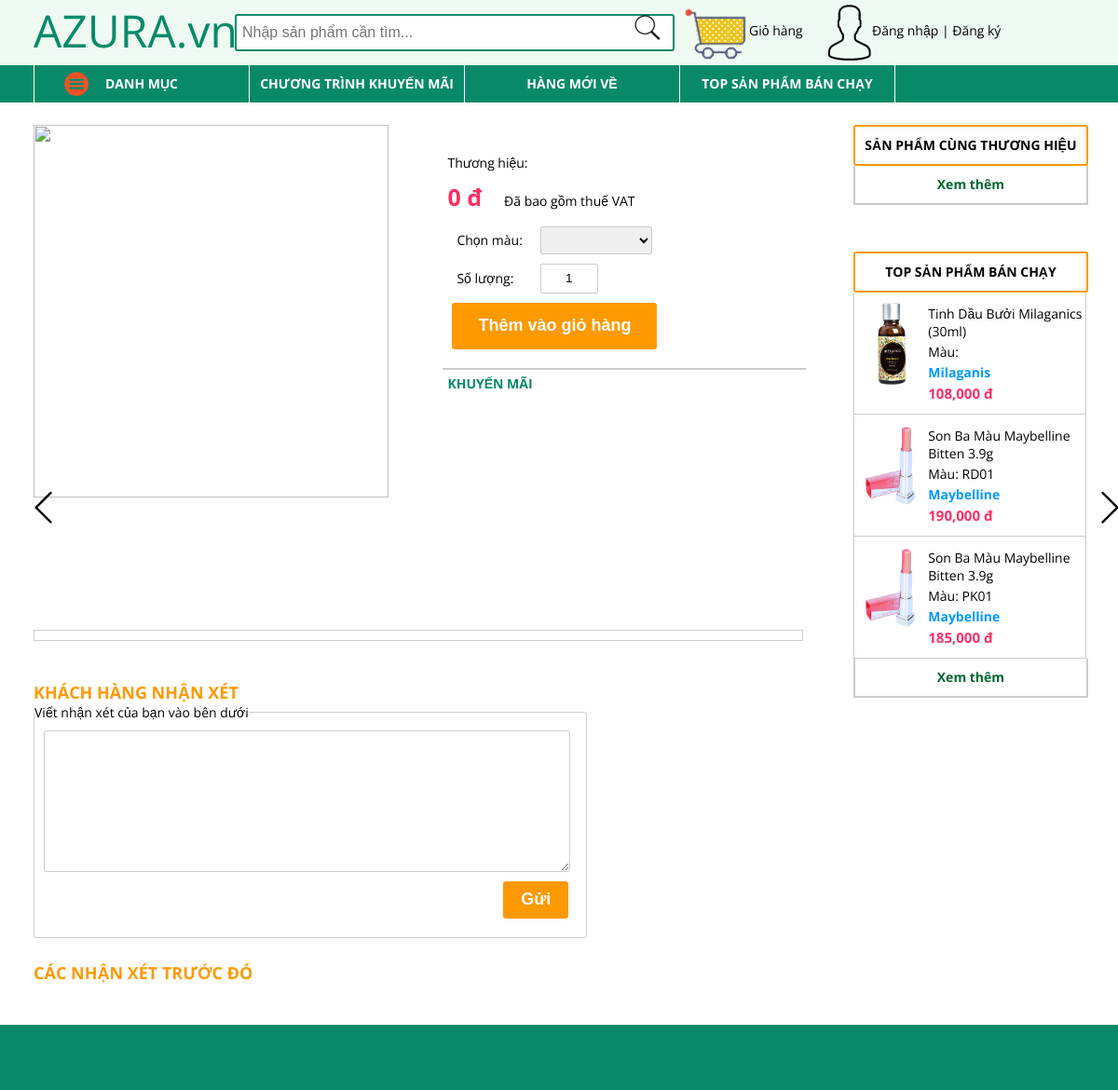
Page /old/product-detail.php on the committed database.
### tables this page shows
CREATE TABLE `sanpham` (
  `MaSP` varchar(50) NOT NULL,
  `TenSP` varchar(200) NOT NULL,
  `DonViTinh` varchar(20) NOT NULL,
  `TrongLuong` varchar(20) NOT NULL,
  `ThuongHieu` varchar(50) NOT NULL,
  `NgaySX` date NOT NULL,
  `HanSuDung` date NOT NULL,
  `QuyCachDongGoi` varchar(100) NOT NULL,
  `GiaDeXuat` double NOT NULL,
  `MoTa` text NOT NULL,
  `Thue` int(11) NOT NULL,
  `GiaBan` double NOT NULL,
  `MaNCC` varchar(20) NOT NULL,
  `MaDM` varchar(20) NOT NULL,
  `MaKM` varchar(20) NOT NULL,
  `GiaNhap` double NOT NULL,
  `NgayNhap` datetime NOT NULL,
  `LuotMua` int(11) NOT NULL,
  `TrangThai` tinyint(1) NOT NULL
);

CREATE TABLE `hinhanh` (
  `MaHA` varchar(20) NOT NULL,
  `DuongDan` varchar(100) NOT NULL,
  `MaSP` varchar(50) NOT NULL
);

### old/product-detail.php (the view, shortened to what this page needs)
<!DOCTYPE html PUBLIC "-//W3C//DTD XHTML 1.0 Transitional//EN" "http://www.w3.org/TR/xhtml1/DTD/xhtml1-transitional.dtd">
	<html xmlns="http://www.w3.org/1999/xhtml">
    <head>
        <link type="text/css" rel='stylesheet' href="style.css"/>
<?php
	include_once('module/header.php');
	$list_ha = array();
	$sp = mysql_query("select masp, tensp, donvitinh, mota, trongluong, thuonghieu, makm, giadexuat, giaban, madm, makm from sanpham where masp = '$id'");
	$re_sp = mysql_fetch_assoc($sp);
?>
	<div class = 'wrap-left-protail'>
		<div class = 'product-content'>
			<div class = 'product-image'>
				<div class = 'img-big'>
					<img id = 'img-large' src="image/mypham/<?php echo $list_ha[0]  ?>"/>
				</div>
                <button class = 'arrow-left'  data-id = 'km'></button>
                <div class = 'img-sml'>
				</div>
                <button class = 'arrow-right'  data-id = 'km'></button>
			</div>
			<div class = 'product-normal'>
				<p class="product-name-detail"><?php echo $re_sp['tensp'] ?></p>
            <p>Thương hiệu: <span class="text-highlight"><?php echo $re_sp['thuonghieu'] ?></span></p>
                <p><span class = 'product-price-detail'><?php echo number_format($re_sp['giaban']) ?> đ</span> Đã bao gồm thuế VAT</p>
                <table cellspacing="10px">
                	<?php
						$list_ctsp = array();
					?>
                <form action = "cart.php" method="post">
                	<?php
						if(count($list_ctsp)==1 && $list_ctsp[0]['mausac'] == "")
						{
							echo "<input type='hidden' name='ctsp' value='".$list_ctsp[0]['ctsp']."'/>";
						}
						else
						{
					?>
                	<tr>
                    	<td><p>Chọn màu:</p></td>
                        <td><select  name='ctsp' class='cbb-pro'>
                        </select></td>
                    </tr>
                    <?php
						}
					?>
                    <tr>
                    	<td><p>Số lượng:</p></td>
                        <td><input type='text' value='1' name='soluong' id='txt-soluong' onKeyPress="check_soluong"/></td>
                    </tr>
                    <tr>
                    	<td colspan="2"><input id='btn-add-cart' type='submit' value="Thêm vào giỏ hàng"/></td>
                    </tr>
                </form>
                </table>
     			<hr />
                <?php
					if($re_sp['makm'] != '000')
					{
						$re_km = mysql_fetch_assoc($re_km);
				?>
                <p class='title-general'>KHUYẾN MÃI</p>
             	<p><?php $re_km['mota'] ?></p>
                <?php
					}
				?>
			</div>
		</div>
		<div class = 'product-info'>
		</div>
        <div id = 'comment'>
        	<p style='font-size: 18px; font-weight: bold; color: #F90;	'>KHÁCH HÀNG NHẬN XÉT</p>
    	<form  action="product-detail.php?id=<?php echo $id ?>">
            <fieldset>
                <legend>Viết nhận xét của bạn vào bên dưới</legend>
                    <textarea class='com-mess'></textarea>
                	<input type = 'submit' class='com-submit' data-id="<?php echo $id ?>" value="Gửi"/>
            </fieldset>
        </form>
            <p style='font-size: 18px; font-weight: bold; color: #F90;	margin-top: 3%;'>CÁC NHẬN XÉT TRƯỚC ĐÓ</p>
        </div>
	</div>
	<div class = 'wrap-right-protail'>
    	<div class="list-pro">
            <div class = 'list-item-title'>
            	SẢN PHẨM CÙNG THƯƠNG HIỆU
            </div>
            <div class='pro-xemthem'>
            	<a href='#'>Xem thêm</a>
            </div>
        </div>
        <div class="list-pro">
            <div class = 'list-item-title'>
            	TOP SẢN PHẨM BÁN CHẠY
            </div>
            <?php
				$sql = "	select	sp.masp, tensp, mausac, ctsp.giaban, ctsp.giadexuat, thuonghieu, sum(cthd.soluong) as 'tong'
							from	sanpham sp, chitietsanpham ctsp, chitiethoadon cthd
							where	sp.masp = ctsp.masp and ctsp.mactsp = cthd.mactsp and sp.trangthai = 1
							group by ctsp.mactsp
							order by sum(cthd.soluong) desc";
				$banchay = mysql_query($sql);
				while($re_banchay = mysql_fetch_assoc($banchay))
				{
					$ha = mysql_query("select duongdan from hinhanh where masp = '".$re_banchay['masp']."' limit 0,1");
					$re_ha = mysql_fetch_assoc($ha);
			?>
           	<div class = 'pro-sml'>
                <img src="image/mypham/<?php echo $re_ha['duongdan'] ?>"/>
                <div>
                	<p><?php echo $re_banchay['tensp'] ?></p>
                    <p>Màu: <?php echo $re_banchay['mausac'] ?></p>
                    <p class="text-highlight"><?php echo $re_banchay['thuonghieu'] ?></p>
                    <p class="product-price-home"><?php echo number_format($re_banchay['giaban']) ?> đ</p>
                    <p><strike><?php if($re_banchay['giadexuat'] == $re_banchay['giaban'])  echo ""; else echo number_format($re_banchay['giadexuat'])."đ"; ?></strike></p>
                </div>
            </div>
            <?php
				}
			?>
            <div class='pro-xemthem'>
            	<a href='#'>Xem thêm</a>
            </div>
        </div>
	</div>
<?php
	include_once('module/bottom.php');
?>

### style.css (style rules this page uses)
body { font-size: 14px; font-family: 'Open Sans', arial, tahoma, sans-serif; }
* { padding:0; margin:0 }
input[type='submit'], input[type='button'] { cursor: pointer; }
.list-item-title { width: 100%; height: 40px; border:solid 2px #FACC2E; border-radius: 3px; line-height: 40px; border-left: none; border-right: none; }
.arrow-left, .arrow-right { position: absolute; width: 2%; height: 10%; border: none; top: 45%; background: #CCC; padding: 1%; }
.arrow-right { right: 0%; background: url(image/arrow-right.png) no-repeat; }
.arrow-left { background: url(image/arrow-left.png) no-repeat; }
.product-name-home, .product-name-detail, .product-mausac { color: #088A68; font-size: 13px;margin-top: 4%; }
.product-price-home, .product-price-detail { color: #FE2E64 ; font-size: 15px; font-weight: bold; margin-right: 20px; }
.wrap-left-protail { width: 75%; float: left; }
.wrap-right-protail { width: 22%; float: right; }
.product-content { width: 98%; height: 500px; }
.product-image { width: 51%; float: left; }
.img-sml { width: 100%; height: 120px; }
.img-big { width: 90%; height: 400px; }
.img-big img { width: 100%; height: 100%; }
.product-normal { width: 47%; float: right; height: 470px; }
.product-normal p { padding: 5px; }
.product-normal hr { border: solid 1px #CCC; margin-top: 10px; }
.product-info { width: 95%; border: solid 1px #ccc; margin-top: 5%; text-align: justify; padding: 5px 10px; }
.product-name-detail, .product-price-detail { font-size: 25px; }
.text-highlight { color: #09F; font-weight: bold; }
.cbb-pro { width: 120px; height: 30px; border-radius: 2px; border: solid 1px #CCCCCC; text-align: center; }
.txt-soluong, #txt-soluong { width: 60px; height: 30px; border-radius: 2px; border: solid 1px #CCCCCC; text-align: center; }
#btn-add-cart { width: 220px; height: 50px; padding: 5px; border-radius: 3px; border: none; background: #F90; color: white; font-size: 18px; font-weight: bold; }
.title-general { font-weight: bold; color: #088A68; }
.list-pro { width: 100%; margin-bottom: 50px; }
.list-pro .list-item-title { border: solid 2px #FF9900; color: black; font-weight: bold; text-align: center; }
.pro-sml { width: 100%; height: 120px; border: solid 1px #ccc; border-top: none; padding-top: 10px; }
.pro-sml img { float: left; width: 32%; height: 90px; }
.pro-sml div p { padding-top: 3px; }
.pro-xemthem { text-align: center; width: 100%; height: 40px; line-height: 40px; border: solid 2px #ccc; border-top: none; }
.pro-xemthem a { color: #063; font-weight: bold; }
#comment { margin-top: 5%; }
#comment fieldset { width: 70%; height: 250px; border-radius: 3px; border: solid 1px #ccc; }
#comment textarea { width: 95%; height: 150px; border-radius: 3px; border: solid 1px #ccc; margin: 10px; }
.com-submit , .re-submit { width: 70px; height: 40px; padding: 5px; border-radius: 3px; border: none; background: #F90; color: white; font-size: 18px; font-weight: bold; margin-left: 85%; }

### rows in the picture
sanpham: GiaBan "0"
sanpham: hinhanh.DuongDan (picture), TenSP "Tinh Dầu Bưởi Milaganics (30ml)", ThuongHieu "Milaganis", giaban "108,000"
sanpham: hinhanh.DuongDan (picture), TenSP "Son Ba Màu Maybelline Bitten 3.9g", mausac "RD01", ThuongHieu "Maybelline", giaban "190,000", mausac "PK01", giaban "185,000"
